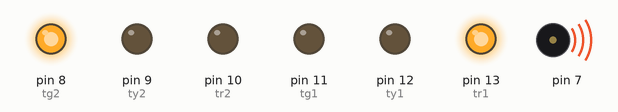
The sketch below on a simulated Arduino Uno, built with avr-gcc and run on an emulated ATmega328P. Parts: output pins drawn as LEDs (lit = HIGH), buzzer (waves = sounding). What the sketch prints to the serial monitor is not drawn.

Above: at 0.2 s.
At 4.7 s:
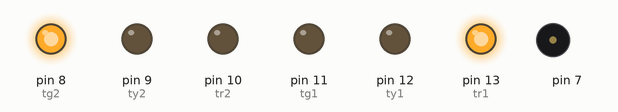
At 5.5 s:
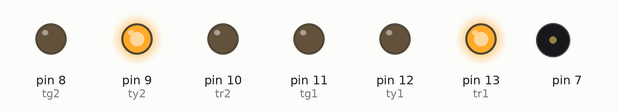
At 8.5 s:
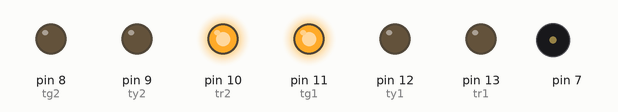
At 13.0 s:
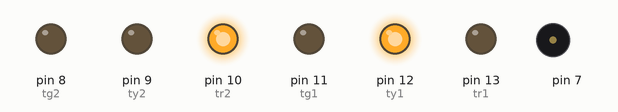
Timing chart, 0 to 19.5 s (numbered marks = the images above):
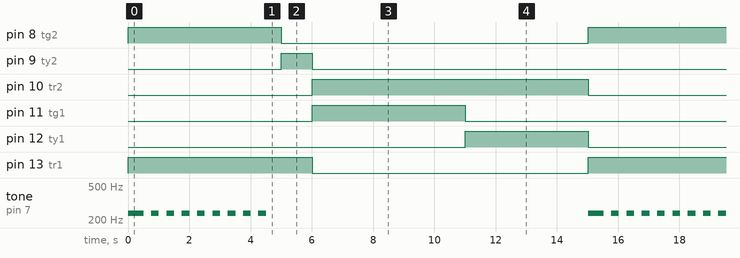

Measured:
- by itself, pin 8 (tg2), pin 11 (tg1): alternates HIGH for 5.0 s and LOW for 10.0 s
- by itself, pin 9 (ty2): alternates HIGH for 1.0 s and LOW for 14.0 s
- by itself, pin 10 (tr2): alternates HIGH for 9.0 s and LOW for 6.0 s
- by itself, pin 12 (ty1): alternates HIGH for 4.0 s and LOW for 11.0 s
- by itself, pin 13 (tr1): alternates HIGH for 6.0 s and LOW for 9.0 s
- by itself, tone on pin 7: repeats every 15.0 s: 2 × (silent 0.25 s, 240 Hz 0.25 s), silent 0.25 s, 240 Hz 0.26 s, 5 × (silent 0.25 s, 240 Hz 0.25 s), silent 10.5 s, 240 Hz 0.50 s

The sketch:

intersection_FSE.ino
```cpp
int stl1 = 1;
int tr1 = 13;
int ty1 = 12;
int tg1 = 11;
int tr2 = 10;
int ty2 = 9;
int tg2 = 8;
int pin8 = 1;
int pin9 = 1;
int pin10 = 1;
int pin11 = 1;
int pin12 = 1;
const int pResistor = A0;


float starttime = 0;

int delayTime = 100;
int delayTime2 = 300;

void setup() {
  Serial.begin(9600);
  //
  pinMode(stl1, OUTPUT);
  pinMode(tr1, OUTPUT);
  pinMode(tr2, OUTPUT);
  pinMode(tg1, OUTPUT);
  pinMode(tg2, OUTPUT);
  pinMode(ty1, OUTPUT);
  pinMode(ty2, OUTPUT);
  pinMode(pin8, OUTPUT);
  pinMode(pin9, OUTPUT);
  pinMode(pin10, OUTPUT);
  pinMode(pin11, OUTPUT);
  pinMode(pin12, OUTPUT);
  pinMode(pResistor, INPUT);
  starttime = millis();
}

void loop()
{
  long delta = millis() - starttime;
  Serial.println(delta);
  /*
    digitalWrite(tg1, HIGH);
    digitalWrite(ty1, HIGH);
    digitalWrite(tr1, HIGH);
    digitalWrite(tr2, HIGH);
    digitalWrite(ty2, HIGH);
    digitalWrite(tg2, HIGH);
  */
  intersection(delta);
  railway(delta);

  if (delta > 15000) {
    starttime = millis();
  }
}

void railway(long delta) {
  if (delta < 500) {
    tone(7, 240, 200);
  } else if (delta < 750) {
    noTone(7);
  }
  else if (delta < 1000) {
    tone(7, 240, 200);
  }
  else if (delta < 1250) {
    noTone(7);
  }
  else if (delta < 1500) {
    tone(7, 240, 200);
  } else if (delta < 1750) {
    noTone(7);
  }
  else if (delta < 2000) {
    tone(7, 240, 200);
  } else if (delta < 2250) {
    noTone(7);
  }
  else if (delta < 2500) {
    tone(7, 240, 200);
  } else if (delta < 2750) {
    noTone(7);
  }
  else if (delta < 3000) {
    tone(7, 240, 200);
  } else if (delta < 3250) {
    noTone(7);
  }

  else if (delta < 3500) {
    tone(7, 240, 200);
  } else if (delta < 3750) {
    noTone(7);
  }

  else if (delta < 4000) {
    tone(7, 240, 200);
  } else if (delta < 4250) {
    noTone(7);
  }

  else if (delta < 4500) {
    tone(7, 240, 200);
  } else if (delta < 4750) {
    noTone(7);
  }
}


void streetlight() {
  int value = analogRead(pResistor);
  if (value > 25) {
    digitalWrite(stl1, LOW);
  }
  else {
    digitalWrite(stl1, HIGH);
  }
  delay(500);
}

void intersection(long delta) {
  // 1 red 2 green 5s
  if (delta < 5000) {
    digitalWrite(tg1, LOW);
    digitalWrite(ty1, LOW);
    digitalWrite(tr1, HIGH);
    digitalWrite(tr2, LOW);
    digitalWrite(ty2, LOW);
    digitalWrite(tg2, HIGH);
  } else if ( delta < 6000) {
    // 1 red 2 yellow 3s
    digitalWrite(tg1, LOW);
    digitalWrite(ty1, LOW);
    digitalWrite(tr1, HIGH);
    digitalWrite(tr2, LOW);
    digitalWrite(ty2, HIGH);
    digitalWrite(tg2, LOW);
  } else if (delta < 11000) {
    // 1 green 2 red 5s
    digitalWrite(tg1, HIGH);
    digitalWrite(ty1, LOW);
    digitalWrite(tr1, LOW);
    digitalWrite(tr2, HIGH);
    digitalWrite(ty2, LOW);
    digitalWrite(tg2, LOW);
  } else if (delta < 12000) {
    // 1 yellow 2 red 3s
    digitalWrite(tg1, LOW);
    digitalWrite(ty1, HIGH);
    digitalWrite(tr1, LOW);
    digitalWrite(tr2, HIGH);
    digitalWrite(ty2, LOW);
    digitalWrite(tg2, LOW);
  }
}
```
